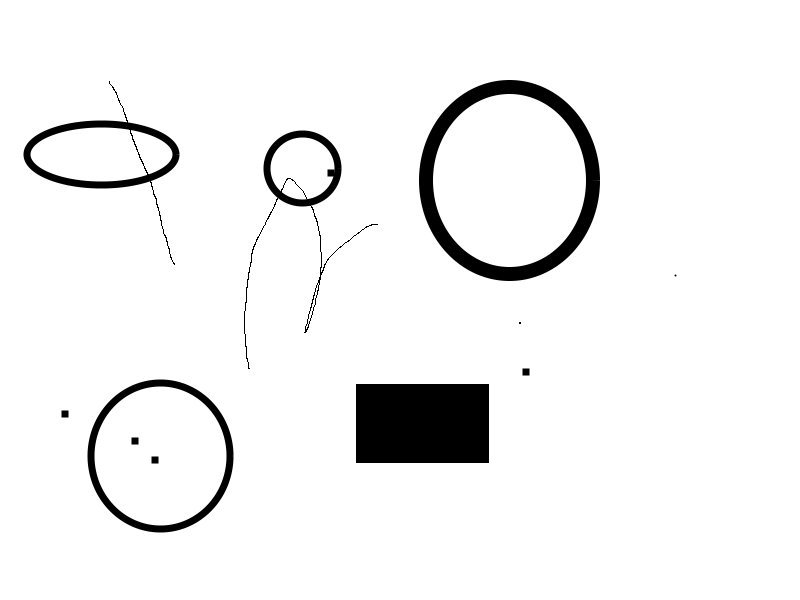
//> input picture OpenCV/BuildingComputerVisionProjectswithOpenCV4andCpp/Images/Contours.jpg, 800 x 600 px
$ ./2_1_dilation   (built with g++ and OpenCV 4)
//> lines starting //> are read from the running program, lines starting //| are printed output that depends on the picture
/**
 * As we already know, dilation is the opposite operation to erosion. Again, keep in mind that white spaces
 * should be what we want to dilate. Read erosion first.
 *
 *  -   void cv::dilate(InputArray src,	OutputArray dst, InputArray kernel,	Point anchor = Point(-1,-1),
 *		int	iterations = 1,	int borderType = BORDER_CONSTANT,
 *      const Scalar& borderValue = morphologyDefaultBorderValue())
 *
 *  Dilates an image by using a specific structuring element.
 *  The function dilates the source image using the specified structuring element that determines the shape of
 *  a pixel neighborhood over which the maximum is taken:
 *                              dst(x,y)= max of pixel neighborhood
 *  The function supports the in-place mode. Dilation can be applied several ( iterations ) times. In case of
 *  multi-channel images, each channel is processed independently.
 */


#include <opencv2/imgproc.hpp>
#include <opencv2/imgcodecs.hpp>
#include <opencv2/highgui.hpp>

// Note that we usually define the kernel as a matrix of ones.
void dilate_image(){
    using namespace cv;

    auto contours = imread("Images/Contours.jpg", IMREAD_GRAYSCALE);
//> contours is the input picture: 600 rows x 800 cols, CV_8UC1; min 0, max 255, mean 241
    contours = 255 - contours;  // Notting the image, so that black lines befome white.
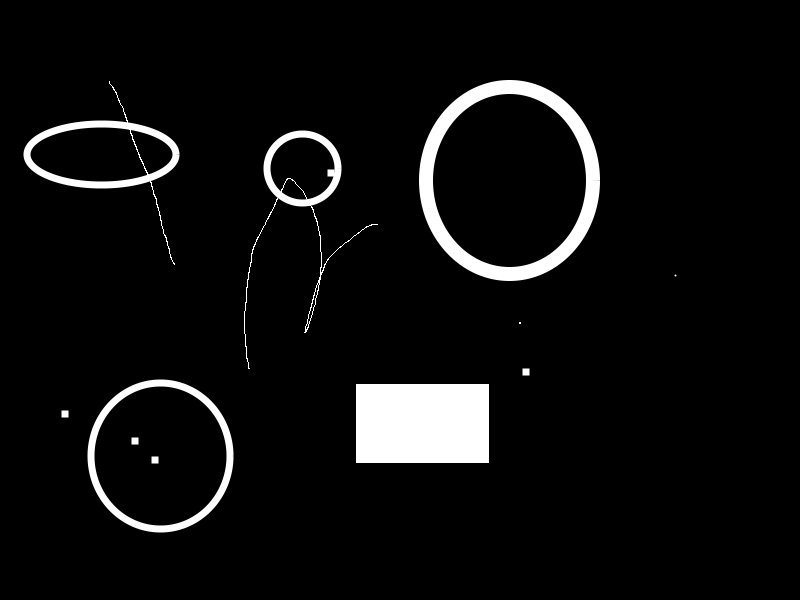
//> contours: 600 rows x 800 cols, CV_8UC1; min 0, max 255, mean 14

    int iterations = 1;
    Mat kernel = Mat::ones(4, 4, CV_8U);
    Mat eroded_img{};
    dilate(contours, eroded_img, kernel, {-1, -1}, iterations);
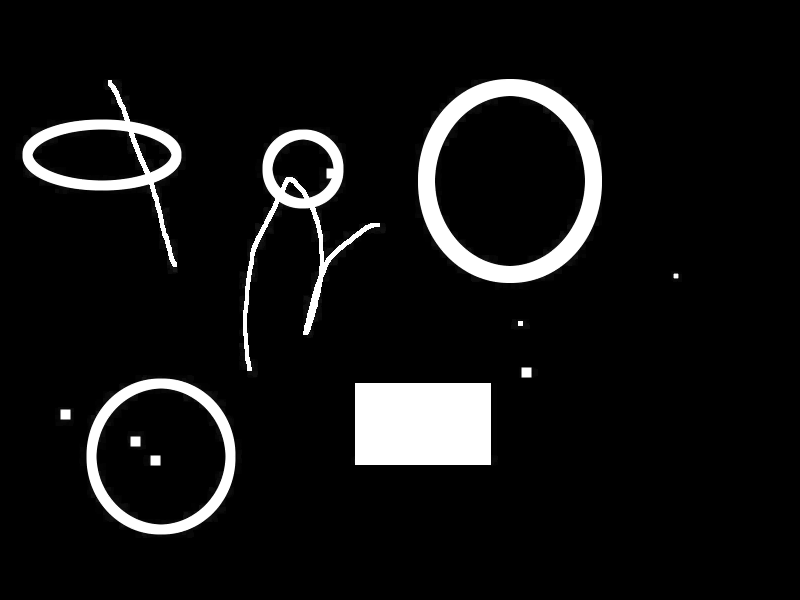
//> eroded_img: 600 rows x 800 cols, CV_8UC1; min 0, max 255, mean 19.2

    imshow("Original", contours);
    imshow("Dilated-image", eroded_img);
    waitKey(0);
}

//int main(){
//    dilate_image();
//}

// added to run one function of the file
int main() { dilate_image(); }
